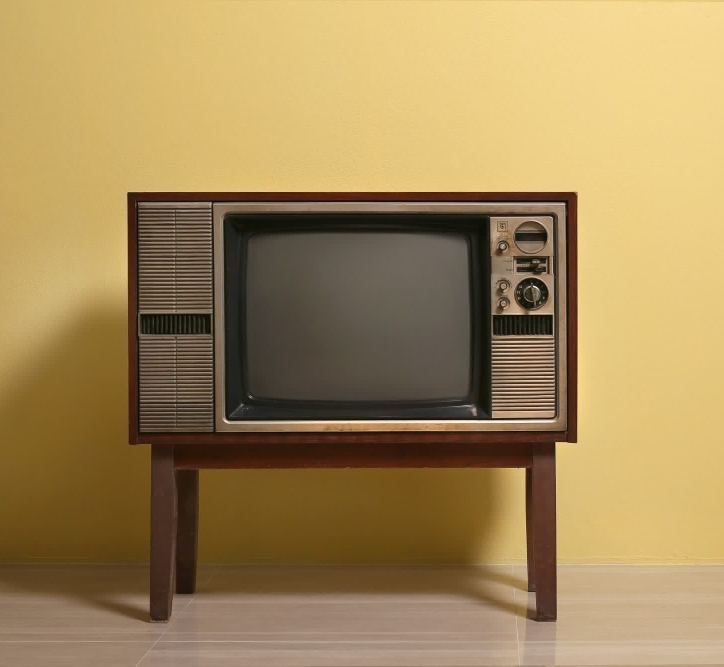
#> input picture tv.jpg, 1448 x 1333 px (shown at 1/2 size)
$ jupyter execute --allow-errors noise_tv.ipynb
#> lines starting #> are read from the running program, lines starting #| are printed output that depends on the picture; after the words box and inside, x2 and y2 are one past the last pixel; in counts of white or black regions, pixels touching at a corner belong together
[cell 1]
import cv2
import numpy as np
import matplotlib.pyplot as plt
import imageio
import matplotlib.animation as animation
from matplotlib.animation import PillowWriter
import random
fig = plt.figure()

[cell 2]
image=cv2.imread('tv.jpg',cv2.IMREAD_GRAYSCALE)
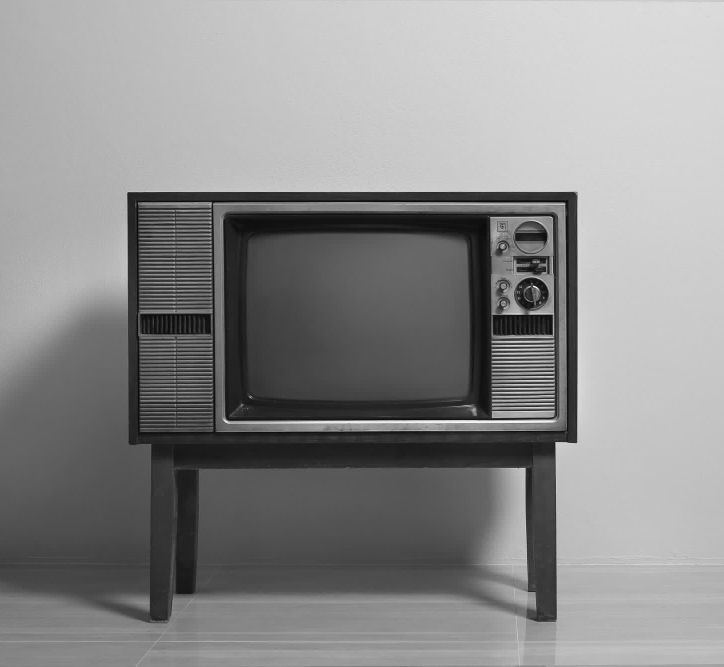
#> image: shape (1333, 1448) (shown at 1/2 size); min 0, max 255, mean 139.7
roi=image[450:800,480:950]
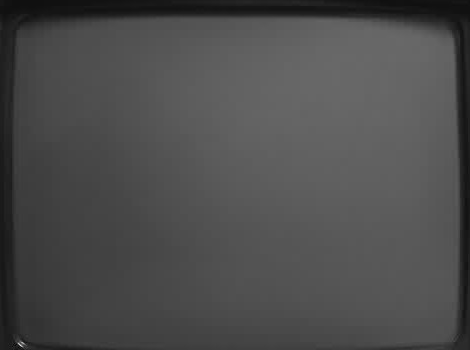
#> roi: shape (350, 470); min 5, max 233, mean 76.8
plt.imshow(roi,cmap='gray')

[cell 3]
rows ,col= roi.shape
#> rows = 350; col = 470
number=1
tv=[]
for n in range(30):
    for i in range(1,rows-1):
        for j in range(1,col-1):
            rnd=random.randint(0,5)
            if rnd<number:
                roi[i,j]=0
            elif rnd>number:
                roi[i,j]=255
    image[450:800,480:950]=roi
    tv.append(image)
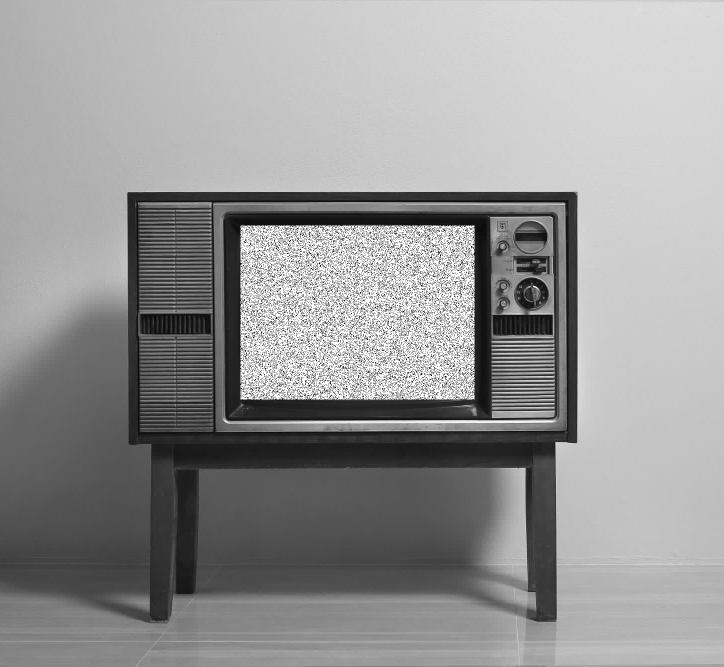
#> image: shape (1333, 1448) (shown at 1/2 size); 8.44% of pixels changed, all inside (x1, y1, x2, y2) = (481, 451, 949, 799)
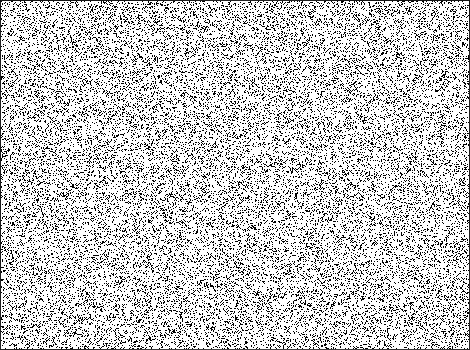
#> roi: shape (350, 470); min 0, max 255, mean 202.5
#> after the loop, tv = 30 items
plt.imshow(image,cmap='gray')
#     plt.pause(2)
